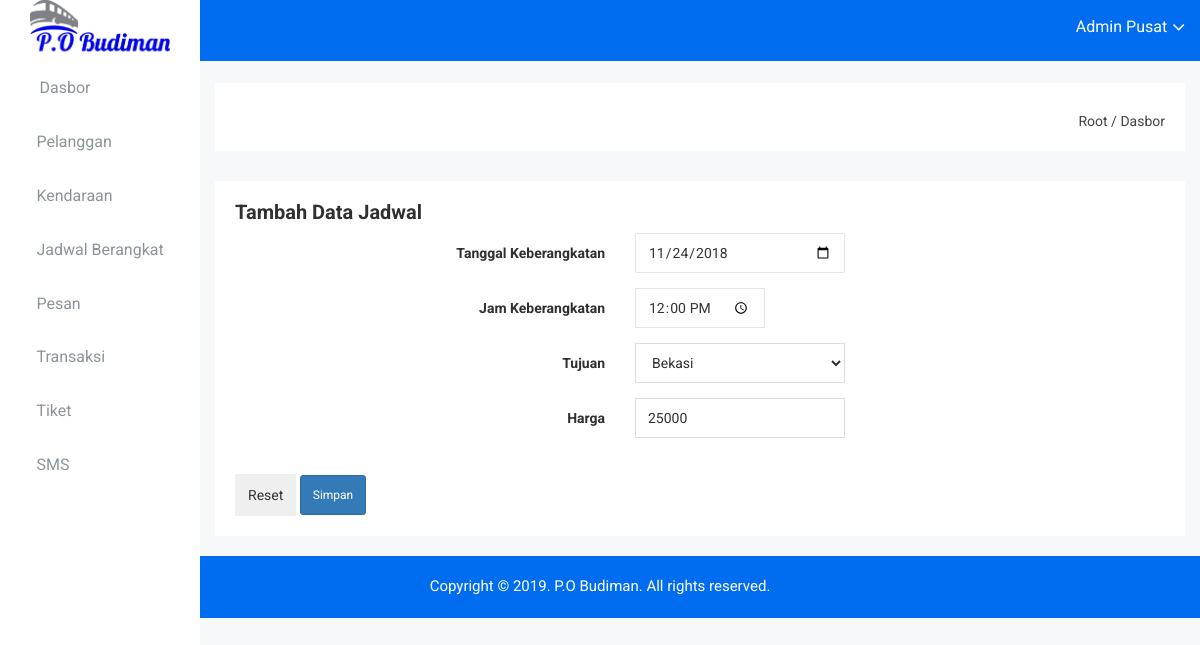
/dashboard/index.php?act=edit_jadwal&id_jadwal=1 (signed in), run on the app's committed database.
### tables this page shows
CREATE TABLE IF NOT EXISTS `jadwal_keberangkatan` (
  `id_jadwal` int(11) NOT NULL AUTO_INCREMENT,
  `tgl_berangkat` date NOT NULL,
  `jam` varchar(40) NOT NULL,
  `tujuan` varchar(299) NOT NULL,
  `harga` varchar(299) NOT NULL,
  PRIMARY KEY (`id_jadwal`)
);

### dashboard/pages/jadwal/edit_jadwal.php (the view, shortened to what this page needs)
<?php
$kon = new mysqli("localhost", "root", "", "budiman");
$id_jadwal = $_GET['id_jadwal'];
$query = mysqli_query($kon, "select * from jadwal_keberangkatan where jadwal_keberangkatan.id_jadwal='$id_jadwal'") or die(mysqli_error());
$data = mysqli_fetch_array($query);
?>
<div class="data-table-area mg-b-15">
    <div class="container-fluid">
        <div class="row">
            <div class="col-lg-12 col-md-12 col-sm-12 col-xs-12">
                <div class="sparkline12-list">
                    <div class="sparkline12-hd">
                        <div class="main-sparkline12-hd">
                            <h1>Tambah Data Jadwal</h1>
                        </div>
                    </div>
                    <div class="sparkline12-graph">
                        <div class="basic-login-form-ad">
                            <div class="row">
                                <div class="col-lg-12 col-md-12 col-sm-12 col-xs-12">
                                    <div class="all-form-element-inner">
                                        <form action="pages/jadwal/proses_edit.php" method="post">
                                            <div class="form-group-inner">
                                                <div class="row">
                                                    <div class="col-lg-5 col-md-5 col-sm-5 col-xs-12">
                                                        <label class="login2 pull-right pull-right-pro">Tanggal Keberangkatan</label>
                                                    </div>
                                                    <div class="col-lg-3 col-md-3 col-sm-3 col-xs-12">
                                                        <input type="date" name="tgl_berangkat" class="form-control" value="<?php echo $data['tgl_berangkat']; ?>" />
                                                    </div>
                                                </div>
                                            </div>
                                            <div class="form-group-inner">
                                                <div class="row">
                                                    <div class="col-lg-5 col-md-5 col-sm-5 col-xs-12">
                                                        <label class="login2 pull-right pull-right-pro">Jam Keberangkatan</label>
                                                    </div>
                                                    <div class="col-lg-2 col-md-2 col-sm-2 col-xs-12">
                                                        <input type="time" name="jam" class="form-control" value="<?php $time = date("H:i", strtotime($data['jam']));
                                                                                                                    echo $time; ?>" />
                                                    </div>
                                                </div>
                                            </div>
                                            <div class="form-group-inner">
                                                <div class="row">
                                                    <div class="col-lg-5 col-md-5 col-sm-5 col-xs-12">
                                                        <label class="login2 pull-right pull-right-pro">Tujuan</label>
                                                    </div>
                                                    <div class="col-lg-3 col-md-3 col-sm-3 col-xs-12">
                                                        <div class="form-select-list">
                                                            <select class="form-control custom-select-value" name="tujuan">
                                                              <option value="<?php echo $data['tujuan']; ?>"><?php echo $data['tujuan']; ?></option>
                                                            </select>
                                                        </div>
                                                    </div>
                                                </div>
                                            </div>
											                      <div class="form-group-inner">
                                                <div class="row">
                                                    <div class="col-lg-5 col-md-5 col-sm-5 col-xs-12">
                                                        <label class="login2 pull-right pull-right-pro">Harga</label>
                                                    </div>
                                                    <div class="col-lg-3 col-md-3 col-sm-3 col-xs-12">
                                                        <input type="text" name="harga" class="form-control" value="<?php echo $data['harga']; ?>" />
                                                    </div>
                                                </div>
                                            </div>
                                            <div class="form-group-inner">
                                                <div class="row">
                                                    <div class="col-lg-6 col-md-6 col-sm-6 col-xs-12">
                                                        <div class="col-lg-9 col-md-9 col-sm-9 col-xs-12">
                                                        </div>
                                                        <div class="login-horizental cancel-wp pull-left form-bc-ele">
                                                            <input class="btn btn-white" onclick="window.history.back()" type="reset" />
                                                            <input class="btn btn-sm btn-primary login-submit-cs" type="submit" value="Simpan" name="simpan"/>
                                                        </div>
                                                    </div>
                                                </div>
                                            </div>
                                        </form>
                                    </div>
                                </div>
                            </div>
                        </div>
                    </div>
                </div>
            </div>
        </div>
    </div>
</div>

### dashboard/css/main.css (style rules this page uses)
html { color: #222; font-size: 1em; line-height: 1.4; }

### data on the page
jadwal_keberangkatan: tgl_berangkat "11/24/2018", jam "12:00", tujuan "Bekasi", harga "25000"

### other printed values
$_SESSION['nama_admin'] "Admin Pusat"
